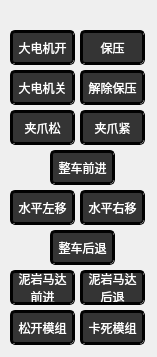
    <widget class="QWidget" name="page_4">
     <property name="geometry">
      <rect>
       <x>0</x>
       <y>0</y>
       <width>157</width>
       <height>357</height>
      </rect>
     </property>
     <attribute name="label">
      <string>整车移动</string>
     </attribute>
     <widget class="QPushButton" name="pushButtonRC1">
      <property name="geometry">
       <rect>
        <x>10</x>
        <y>30</y>
        <width>65</width>
        <height>35</height>
       </rect>
      </property>
      <property name="font">
       <font>
        <family>SimSun-ExtB</family>
        <pointsize>9</pointsize>
        <weight>7</weight>
        <italic>false</italic>
        <bold>false</bold>
       </font>
      </property>
      <property name="styleSheet">
       <string notr="true">
QPushButton{
	background-color:rgb(52, 52, 52);
	border:3px groove black;
	border-radius:5px;
	color:white;
	font: 57 9pt &quot;SimSun-ExtB&quot;;
}
QPushButton:pressed
{
	background-color:gray;
	border:3px groove black;
	border-radius:5px;
	font: 57 9pt &quot;SimSun-ExtB&quot;;
}</string>
      </property>
      <property name="text">
       <string>大电机开</string>
      </property>
     </widget>
     <widget class="QPushButton" name="pushButtonRC13">
      <property name="geometry">
       <rect>
        <x>80</x>
        <y>70</y>
        <width>65</width>
        <height>35</height>
       </rect>
      </property>
      <property name="styleSheet">
       <string notr="true">
QPushButton{
	background-color:rgb(52, 52, 52);
	border:3px groove black;
	border-radius:5px;
	color:white;
	font: 57 9pt &quot;SimSun-ExtB&quot;;
}
QPushButton:pressed
{
	background-color:gray;
	border:3px groove black;
	border-radius:5px;
	font: 57 9pt &quot;SimSun-ExtB&quot;;
}</string>
      </property>
      <property name="text">
       <string>解除保压</string>
      </property>
     </widget>
     <widget class="QPushButton" name="pushButtonRC13_2">
      <property name="geometry">
       <rect>
        <x>80</x>
        <y>30</y>
        <width>65</width>
        <height>35</height>
       </rect>
      </property>
      <property name="styleSheet">
       <string notr="true">
QPushButton{
	background-color:rgb(52, 52, 52);
	border:3px groove black;
	border-radius:5px;
	color:white;
	font: 57 9pt &quot;SimSun-ExtB&quot;;
}
QPushButton:pressed
{
	background-color:gray;
	border:3px groove black;
	border-radius:5px;
	font: 57 9pt &quot;SimSun-ExtB&quot;;
}</string>
      </property>
      <property name="text">
       <string>保压</string>
      </property>
     </widget>
     <widget class="QPushButton" name="pushButtonRC1_2">
      <property name="geometry">
       <rect>
        <x>10</x>
        <y>70</y>
        <width>65</width>
        <height>35</height>
       </rect>
      </property>
      <property name="styleSheet">
       <string notr="true">
QPushButton{
	background-color:rgb(52, 52, 52);
	border:3px groove black;
	border-radius:5px;
	color:white;
	font: 57 9pt &quot;SimSun-ExtB&quot;;
}
QPushButton:pressed
{
	background-color:gray;
	border:3px groove black;
	border-radius:5px;
	font: 57 9pt &quot;SimSun-ExtB&quot;;
}</string>
      </property>
      <property name="text">
       <string>大电机关</string>
      </property>
     </widget>
     <widget class="QPushButton" name="pushButtonRC32">
      <property name="geometry">
       <rect>
        <x>10</x>
        <y>110</y>
        <width>65</width>
        <height>35</height>
       </rect>
      </property>
      <property name="styleSheet">
       <string notr="true">
QPushButton{
	background-color:rgb(52, 52, 52);
	border:3px groove black;
	border-radius:5px;
	color:white;
	font: 57 9pt &quot;SimSun-ExtB&quot;;
}
QPushButton:pressed
{
	background-color:gray;
	border:3px groove black;
	border-radius:5px;
	font: 57 9pt &quot;SimSun-ExtB&quot;;
}</string>
      </property>
      <property name="text">
       <string>夹爪松</string>
      </property>
     </widget>
     <widget class="QPushButton" name="pushButtonRC31">
      <property name="geometry">
       <rect>
        <x>80</x>
        <y>110</y>
        <width>65</width>
        <height>35</height>
       </rect>
      </property>
      <property name="font">
       <font>
        <family>SimSun-ExtB</family>
        <pointsize>9</pointsize>
        <weight>7</weight>
        <italic>false</italic>
        <bold>false</bold>
       </font>
      </property>
      <property name="styleSheet">
       <string notr="true">
QPushButton{
	background-color:rgb(52, 52, 52);
	border:3px groove black;
	border-radius:5px;
	color:white;
	font: 57 9pt &quot;SimSun-ExtB&quot;;
}
QPushButton:pressed
{
	background-color:gray;
	border:3px groove black;
	border-radius:5px;
	font: 57 9pt &quot;SimSun-ExtB&quot;;
}</string>
      </property>
      <property name="text">
       <string>夹爪紧</string>
      </property>
     </widget>
     <widget class="QPushButton" name="pushButtonRC26_2">
      <property name="geometry">
       <rect>
        <x>10</x>
        <y>190</y>
        <width>65</width>
        <height>35</height>
       </rect>
      </property>
      <property name="styleSheet">
       <string notr="true">
QPushButton{
	background-color:rgb(52, 52, 52);
	border:3px groove black;
	border-radius:5px;
	color:white;
	font: 57 9pt &quot;SimSun-ExtB&quot;;
}
QPushButton:pressed
{
	background-color:gray;
	border:3px groove black;
	border-radius:5px;
	font: 57 9pt &quot;SimSun-ExtB&quot;;
}</string>
      </property>
      <property name="text">
       <string>水平左移</string>
      </property>
     </widget>
     <widget class="QPushButton" name="pushButtonRC28">
      <property name="geometry">
       <rect>
        <x>80</x>
        <y>190</y>
        <width>65</width>
        <height>35</height>
       </rect>
      </property>
      <property name="styleSheet">
       <string notr="true">
QPushButton{
	background-color:rgb(52, 52, 52);
	border:3px groove black;
	border-radius:5px;
	color:white;
	font: 57 9pt &quot;SimSun-ExtB&quot;;
}
QPushButton:pressed
{
	background-color:gray;
	border:3px groove black;
	border-radius:5px;
	font: 57 9pt &quot;SimSun-ExtB&quot;;
}</string>
      </property>
      <property name="text">
       <string>水平右移</string>
      </property>
     </widget>
     <widget class="QPushButton" name="pushButtonRC3">
      <property name="geometry">
       <rect>
        <x>50</x>
        <y>150</y>
        <width>65</width>
        <height>35</height>
       </rect>
      </property>
      <property name="font">
       <font>
        <family>SimSun-ExtB</family>
        <pointsize>9</pointsize>
        <weight>7</weight>
        <italic>false</italic>
        <bold>false</bold>
       </font>
      </property>
      <property name="styleSheet">
       <string notr="true">
QPushButton{
	background-color:rgb(52, 52, 52);
	border:3px groove black;
	border-radius:5px;
	color:white;
	font: 57 9pt &quot;SimSun-ExtB&quot;;
}
QPushButton:pressed
{
	background-color:gray;
	border:3px groove black;
	border-radius:5px;
	font: 57 9pt &quot;SimSun-ExtB&quot;;
}</string>
      </property>
      <property name="text">
       <string>整车前进</string>
      </property>
     </widget>
     <widget class="QPushButton" name="pushButtonRC2">
      <property name="geometry">
       <rect>
        <x>50</x>
        <y>230</y>
        <width>65</width>
        <height>35</height>
       </rect>
      </property>
      <property name="styleSheet">
       <string notr="true">
QPushButton{
	background-color:rgb(52, 52, 52);
	border:3px groove black;
	border-radius:5px;
	color:white;
	font: 57 9pt &quot;SimSun-ExtB&quot;;
}
QPushButton:pressed
{
	background-color:gray;
	border:3px groove black;
	border-radius:5px;
	font: 57 9pt &quot;SimSun-ExtB&quot;;
}</string>
      </property>
      <property name="text">
       <string>整车后退</string>
      </property>
     </widget>
     <widget class="QPushButton" name="pushButtonRC30">
      <property name="geometry">
       <rect>
        <x>80</x>
        <y>310</y>
        <width>65</width>
        <height>35</height>
       </rect>
      </property>
      <property name="styleSheet">
       <string notr="true">
QPushButton{
	background-color:rgb(52, 52, 52);
	border:3px groove black;
	border-radius:5px;
	color:white;
	font: 57 9pt &quot;SimSun-ExtB&quot;;
}
QPushButton:pressed
{
	background-color:gray;
	border:3px groove black;
	border-radius:5px;
	font: 57 9pt &quot;SimSun-ExtB&quot;;
}</string>
      </property>
      <property name="text">
       <string>卡死模组</string>
      </property>
     </widget>
     <widget class="QPushButton" name="pushButtonRC7">
      <property name="geometry">
       <rect>
        <x>80</x>
        <y>270</y>
        <width>65</width>
        <height>35</height>
       </rect>
      </property>
      <property name="styleSheet">
       <string notr="true">
QPushButton{
	background-color:rgb(52, 52, 52);
	border:3px groove black;
	border-radius:5px;
	color:white;
}
QPushButton:pressed
{
	background-color:gray;
	border:3px groove black;
	border-radius:5px;
}</string>
      </property>
      <property name="text">
       <string>泥岩马达
后退</string>
      </property>
     </widget>
     <widget class="QPushButton" name="pushButtonRC29">
      <property name="geometry">
       <rect>
        <x>10</x>
        <y>310</y>
        <width>65</width>
        <height>35</height>
       </rect>
      </property>
      <property name="styleSheet">
       <string notr="true">
QPushButton{
	background-color:rgb(52, 52, 52);
	border:3px groove black;
	border-radius:5px;
	color:white;
	font: 57 9pt &quot;SimSun-ExtB&quot;;
}
QPushButton:pressed
{
	background-color:gray;
	border:3px groove black;
	border-radius:5px;
	font: 57 9pt &quot;SimSun-ExtB&quot;;
}</string>
      </property>
      <property name="text">
       <string>松开模组</string>
      </property>
     </widget>
     <widget class="QPushButton" name="pushButtonRC8">
      <property name="geometry">
       <rect>
        <x>10</x>
        <y>270</y>
        <width>65</width>
        <height>35</height>
       </rect>
      </property>
      <property name="styleSheet">
       <string notr="true">
QPushButton{
	background-color:rgb(52, 52, 52);
	border:3px groove black;
	border-radius:5px;
	color:white;
}
QPushButton:pressed
{
	background-color:gray;
	border:3px groove black;
	border-radius:5px;
}</string>
      </property>
      <property name="text">
       <string>泥岩马达
前进</string>
      </property>
     </widget>
    </widget>
